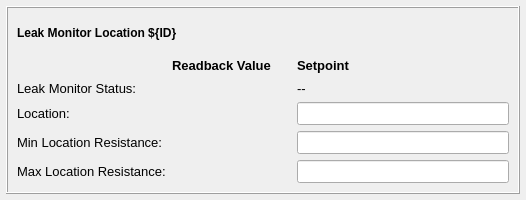
<?xml version="1.0" encoding="UTF-8"?>
<ui version="4.0">
 <class>Form</class>
 <widget class="QWidget" name="Form">
  <property name="geometry">
   <rect>
    <x>0</x>
    <y>0</y>
    <width>526</width>
    <height>200</height>
   </rect>
  </property>
  <property name="windowTitle">
   <string>Form</string>
  </property>
  <layout class="QVBoxLayout" name="verticalLayout" stretch="0">
   <property name="leftMargin">
    <number>6</number>
   </property>
   <property name="topMargin">
    <number>6</number>
   </property>
   <property name="rightMargin">
    <number>6</number>
   </property>
   <property name="bottomMargin">
    <number>6</number>
   </property>
   <item>
    <widget class="QFrame" name="frame">
     <property name="frameShape">
      <enum>QFrame::Box</enum>
     </property>
     <property name="frameShadow">
      <enum>QFrame::Raised</enum>
     </property>
     <layout class="QVBoxLayout" name="verticalLayout_3">
      <item>
       <layout class="QHBoxLayout" name="horizontalLayout">
        <item>
         <widget class="PyDMLabel" name="PyDMLabel">
          <property name="font">
           <font>
            <weight>75</weight>
            <bold>true</bold>
           </font>
          </property>
          <property name="toolTip">
           <string/>
          </property>
          <property name="frameShape">
           <enum>QFrame::NoFrame</enum>
          </property>
          <property name="text">
           <string>Leak Monitor Location ${ID}</string>
          </property>
         </widget>
        </item>
        <item>
         <spacer name="horizontalSpacer_2">
          <property name="orientation">
           <enum>Qt::Horizontal</enum>
          </property>
          <property name="sizeHint" stdset="0">
           <size>
            <width>40</width>
            <height>20</height>
           </size>
          </property>
         </spacer>
        </item>
       </layout>
      </item>
      <item>
       <layout class="QGridLayout" name="gridLayout_2" columnminimumwidth="0,1,0,1">
        <item row="0" column="1">
         <widget class="PyDMLabel" name="PyDMLabel_4">
          <property name="font">
           <font>
            <pointsize>10</pointsize>
            <weight>75</weight>
            <bold>true</bold>
           </font>
          </property>
          <property name="toolTip">
           <string/>
          </property>
          <property name="text">
           <string>Readback Value</string>
          </property>
         </widget>
        </item>
        <item row="3" column="0">
         <widget class="PyDMLabel" name="PyDMLabel_7">
          <property name="font">
           <font>
            <pointsize>10</pointsize>
           </font>
          </property>
          <property name="toolTip">
           <string/>
          </property>
          <property name="text">
           <string>Location:</string>
          </property>
         </widget>
        </item>
        <item row="0" column="2">
         <spacer name="horizontalSpacer">
          <property name="orientation">
           <enum>Qt::Horizontal</enum>
          </property>
          <property name="sizeType">
           <enum>QSizePolicy::Fixed</enum>
          </property>
          <property name="sizeHint" stdset="0">
           <size>
            <width>20</width>
            <height>20</height>
           </size>
          </property>
         </spacer>
        </item>
        <item row="4" column="0">
         <widget class="PyDMLabel" name="PyDMLabel_9">
          <property name="font">
           <font>
            <pointsize>10</pointsize>
           </font>
          </property>
          <property name="toolTip">
           <string/>
          </property>
          <property name="text">
           <string>Min Location Resistance:</string>
          </property>
         </widget>
        </item>
        <item row="3" column="1">
         <widget class="PyDMLabel" name="PyDMLabel_8">
          <property name="font">
           <font>
            <pointsize>10</pointsize>
           </font>
          </property>
          <property name="toolTip">
           <string/>
          </property>
          <property name="channel" stdset="0">
           <string>${PV}:LOC${ID}</string>
          </property>
         </widget>
        </item>
        <item row="2" column="3">
         <widget class="PyDMLabel" name="PyDMLabel_5">
          <property name="font">
           <font>
            <pointsize>10</pointsize>
           </font>
          </property>
          <property name="toolTip">
           <string/>
          </property>
          <property name="text">
           <string>--</string>
          </property>
         </widget>
        </item>
        <item row="0" column="3">
         <widget class="PyDMLabel" name="PyDMLabel_6">
          <property name="font">
           <font>
            <pointsize>10</pointsize>
            <weight>75</weight>
            <bold>true</bold>
           </font>
          </property>
          <property name="toolTip">
           <string/>
          </property>
          <property name="text">
           <string>Setpoint</string>
          </property>
         </widget>
        </item>
        <item row="5" column="0">
         <widget class="PyDMLabel" name="PyDMLabel_10">
          <property name="font">
           <font>
            <pointsize>10</pointsize>
           </font>
          </property>
          <property name="toolTip">
           <string/>
          </property>
          <property name="text">
           <string>Max Location Resistance:</string>
          </property>
         </widget>
        </item>
        <item row="4" column="1">
         <widget class="PyDMLabel" name="PyDMLabel_11">
          <property name="font">
           <font>
            <pointsize>10</pointsize>
           </font>
          </property>
          <property name="toolTip">
           <string/>
          </property>
          <property name="channel" stdset="0">
           <string>${PV}:L_MIN${ID}_RBV</string>
          </property>
         </widget>
        </item>
        <item row="5" column="1">
         <widget class="PyDMLabel" name="PyDMLabel_12">
          <property name="font">
           <font>
            <pointsize>10</pointsize>
           </font>
          </property>
          <property name="toolTip">
           <string/>
          </property>
          <property name="channel" stdset="0">
           <string>${PV}:L_MAX${ID}_RBV</string>
          </property>
         </widget>
        </item>
        <item row="4" column="3">
         <widget class="PyDMLineEdit" name="PyDMLineEdit_2">
          <property name="font">
           <font>
            <pointsize>10</pointsize>
           </font>
          </property>
          <property name="toolTip">
           <string/>
          </property>
          <property name="channel" stdset="0">
           <string>${PV}:L_MIN${ID}</string>
          </property>
         </widget>
        </item>
        <item row="5" column="3">
         <widget class="PyDMLineEdit" name="PyDMLineEdit_3">
          <property name="font">
           <font>
            <pointsize>10</pointsize>
           </font>
          </property>
          <property name="toolTip">
           <string/>
          </property>
          <property name="channel" stdset="0">
           <string>${PV}:L_MAX${ID}</string>
          </property>
         </widget>
        </item>
        <item row="3" column="3">
         <widget class="PyDMLineEdit" name="PyDMLineEdit">
          <property name="font">
           <font>
            <pointsize>10</pointsize>
           </font>
          </property>
          <property name="toolTip">
           <string/>
          </property>
          <property name="channel" stdset="0">
           <string>${PV}:LOC${ID}</string>
          </property>
         </widget>
        </item>
        <item row="2" column="1">
         <widget class="PyDMLabel" name="PyDMLabel_3">
          <property name="font">
           <font>
            <pointsize>10</pointsize>
           </font>
          </property>
          <property name="toolTip">
           <string/>
          </property>
          <property name="rules" stdset="0">
           <string>[{&quot;name&quot;: &quot;Status text&quot;, &quot;property&quot;: &quot;Text&quot;, &quot;expression&quot;: &quot;\&quot;LEAK DETECTED\&quot; if (ch[0] &gt;&gt; ${SHIFT}) &amp; 1 else \&quot;OK\&quot;&quot;, &quot;channels&quot;: [{&quot;channel&quot;: &quot;${PV}:LEAKS_RBV&quot;, &quot;trigger&quot;: true}]}]</string>
          </property>
          <property name="channel" stdset="0">
           <string/>
          </property>
         </widget>
        </item>
        <item row="2" column="0">
         <widget class="PyDMLabel" name="PyDMLabel_2">
          <property name="font">
           <font>
            <pointsize>10</pointsize>
           </font>
          </property>
          <property name="toolTip">
           <string/>
          </property>
          <property name="text">
           <string>Leak Monitor Status:</string>
          </property>
         </widget>
        </item>
       </layout>
      </item>
     </layout>
    </widget>
   </item>
  </layout>
 </widget>
 <customwidgets>
  <customwidget>
   <class>PyDMLabel</class>
   <extends>QLabel</extends>
   <header>pydm.widgets.label</header>
  </customwidget>
  <customwidget>
   <class>PyDMLineEdit</class>
   <extends>QLineEdit</extends>
   <header>pydm.widgets.line_edit</header>
  </customwidget>
 </customwidgets>
 <resources/>
 <connections/>
</ui>
